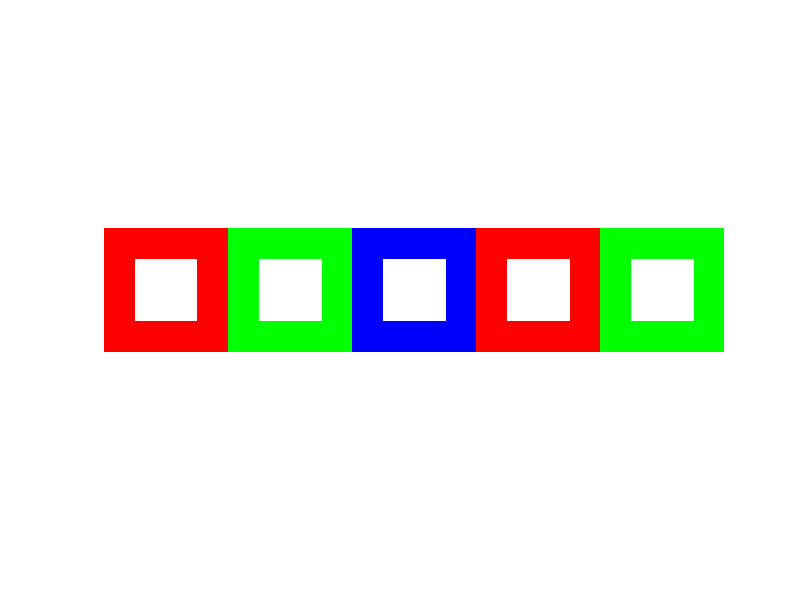

This figure's MATLAB source:
clc; clear;
N = input('Enter the number of squares: ');
pix = uint8(zeros(100,N*100,3));
pix(:,1:100,1) = 255;
pix(26:75,26:75,2) = 255;
pix(26:75,26:75,3) = 255;
colors = [1 2 3];
c = 2;
for ii = 2:N
    pix(:,(ii-1)*100+1:(ii*100),colors(c)) = 255;
    pix(26:75,((ii-1)*100)+26:((ii-1)*100)+76, :) = 255;
    c = c+1;
    if c == 4
        c = 1;
    end
end
imshow(pix);